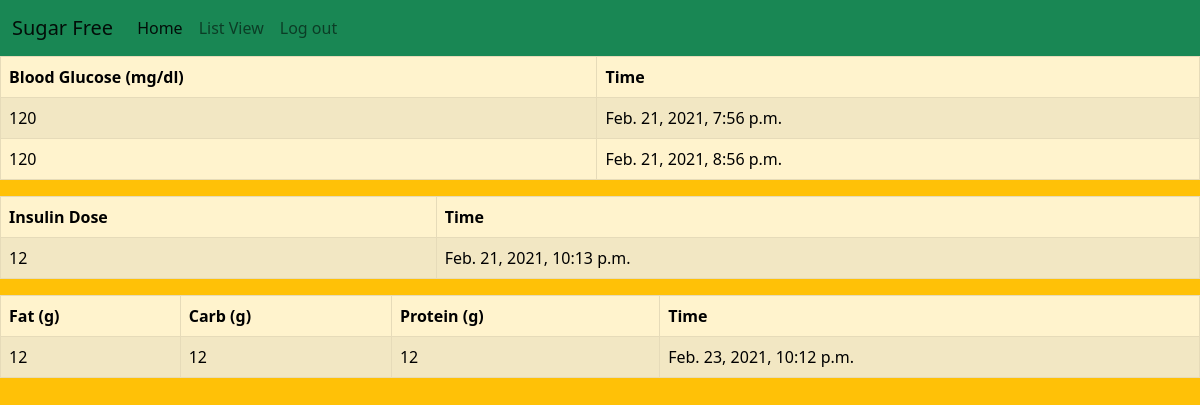
/dashview/listview (signed in), run on the app's committed database.
### dashboard/models.py (models this page shows)
class Glucose(models.Model):
    reading = models.IntegerField()
    time = models.DateTimeField(auto_now_add=False)
    uploaded_by = models.ForeignKey(User,related_name="user_reading", on_delete=models.CASCADE)
    created_at = models.DateTimeField(auto_now_add=True)
    updated_at = models.DateTimeField(auto_now_add=True)

class Insulin(models.Model):
    dose = models.IntegerField()
    time = models.DateTimeField(auto_now_add=False)
    uploaded_by = models.ForeignKey(User,related_name="user_dose", on_delete=models.CASCADE)
    created_at = models.DateTimeField(auto_now_add=True)
    updated_at = models.DateTimeField(auto_now_add=True)

class Macro(models.Model):
    fat = models.IntegerField()
    carb = models.IntegerField()
    protein = models.IntegerField()
    time = models.DateTimeField(auto_now_add=False)
    calories = models.IntegerField(null=True, blank=True)
    uploaded_by = models.ForeignKey(User,related_name="user_macro", on_delete=models.CASCADE)
    created_at = models.DateTimeField(auto_now_add=True)
    updated_at = models.DateTimeField(auto_now_add=True)

### dashboard/views.py (the view)
# urls.py: path('/listview', views.listview, name="listview"),
def listview(request):
    user = request.user
    user_reading = user.user_reading.all()
    user_dose = user.user_dose.all()
    user_macro = user.user_macro.all()
    context = {
        'user_reading': user_reading,
        'user_dose': user_dose,
        'user_macro': user_macro
        }
    return render(request, "list.html", context)

### dashboard/templates/list.html (shortened to what this page needs)
<!doctype html>
<html lang="en">
  <head>
    <link href="https://cdn.jsdelivr.net/npm/bootstrap@5.0.0-beta1/dist/css/bootstrap.min.css" rel="stylesheet">
  </head>
  <body class="bg-warning">
      <nav class="navbar navbar-expand-lg navbar-light bg-success">
    <div class="container-fluid">
      <a class="navbar-brand" href="/dashview">Sugar Free</a>
      <div class="collapse navbar-collapse" id="navbarSupportedContent">
        <ul class="navbar-nav me-auto mb-2 mb-lg-0">
          <li class="nav-item">
            <a class="nav-link active" aria-current="page" href="/dashview">Home</a>
          </li>
          <li class="nav-item">
            <a class="nav-link" href="/dashview/listview">List View</a>
          </li>
          <li class="nav-item">
            <a class="nav-link" href="/login/log_out">Log out</a>
          </li>
        </ul>
      </div>
    </div>
  </nav>
<table class = "table table-warning table-striped table-bordered table-hover">
    <thead>
        <tr>
            <th scope="col">Blood Glucose (mg/dl)</th>
            <th scope="col"> Time </th>
          </tr>
        </thead>
        <tbody>
            {% for user_reading in user_reading %}
            <tr>
                    <td>{{user_reading.reading}}</td>
                    <td>{{user_reading.time}}</td>
            </tr>
            {% endfor %}
        </tbody>
    </table>
    <table class = "table table-warning table-striped table-bordered table-hover">
        <thead>
            <tr>
                <th scope = "col">Insulin Dose</th>
                <th scope = "col">Time</th>
                </tr>
            </thead>
            <tbody>
                {% for user_dose in user_dose %}
                <tr>
                        <td>{{user_dose.dose}}</td>
                        <td>{{user_dose.time}}</td>
                </tr>
                {% endfor %}
            </tbody>
        </table>
        <table class = "table table-warning table-striped table-bordered table-hover">
            <thead>
                <tr>
                    <th scope = "col"> Fat (g) </th>
                    <th scope = "col"> Carb (g) </th>
                    <th scope = "col"> Protein (g)</th>
                    <th scope = "col"> Time </th>
                    </tr>
                </thead>
                <tbody>
                    {% for user_macro in user_macro %}
                    <tr>
                            <td>{{user_macro.fat}}</td>
                            <td>{{user_macro.carb}}</td>
                            <td>{{user_macro.protein}}</td>
                            <td>{{user_macro.time}}</td>
                    </tr>
                    {% endfor %}
                </tbody>
            </table>

### data on the page
Glucose: reading "120", time "Feb. 21, 2021, 7:56 p.m."
Glucose: reading "120", time "Feb. 21, 2021, 8:56 p.m."
Insulin: dose "12", time "Feb. 21, 2021, 10:13 p.m."
Macro: fat "12", carb "12", protein "12", time "Feb. 23, 2021, 10:12 p.m."
